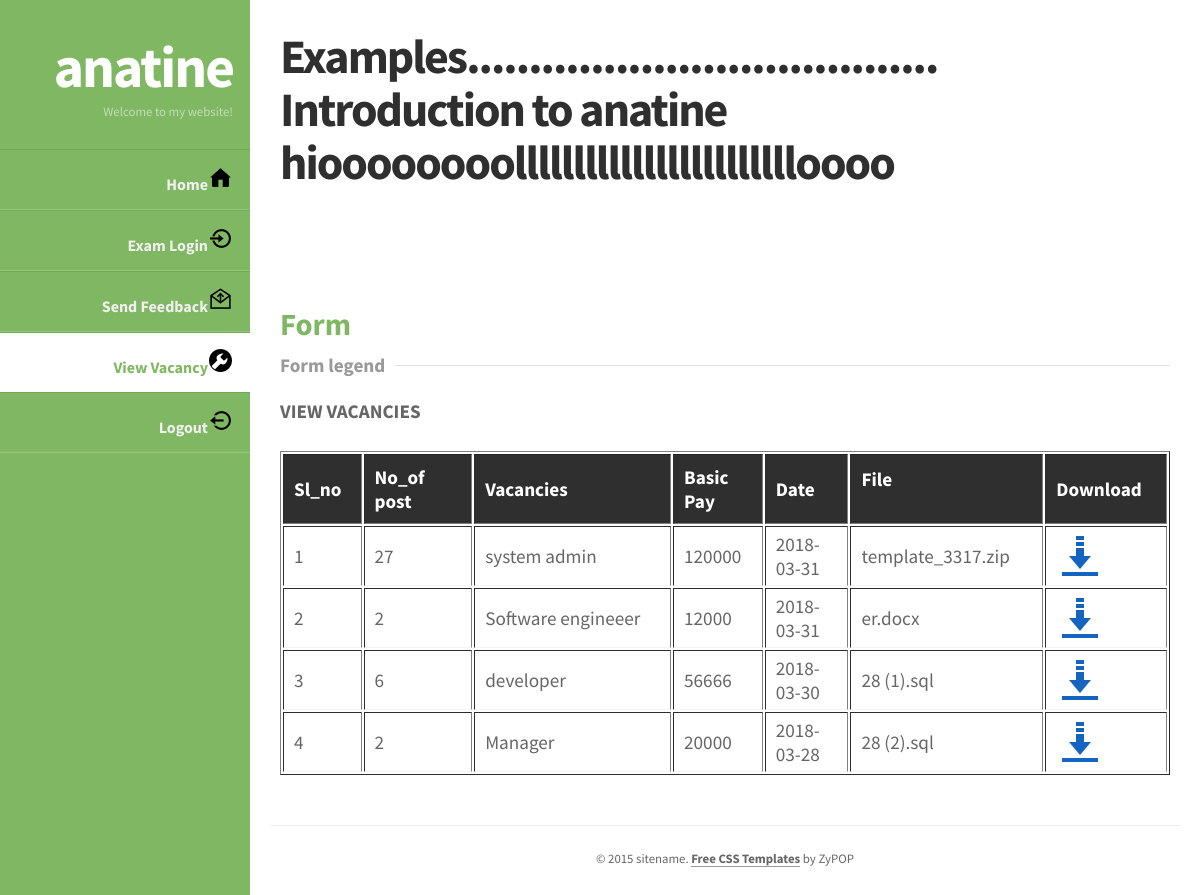
The app's page /vacancies_list.php?id=3 with its own data.
### tables this page shows
CREATE TABLE `vacancies` (
  `vid` int(11) NOT NULL AUTO_INCREMENT,
  `post` varchar(50) NOT NULL,
  `no_vacancies` int(50) NOT NULL,
  `qualification` varchar(100) NOT NULL,
  `clogid` int(10) NOT NULL,
  `vdate` varchar(20) NOT NULL,
  `basic_pay` varchar(30) NOT NULL,
  `file` varchar(200) DEFAULT NULL,
  PRIMARY KEY (`vid`)
);

### vacancies_list.php (the view, shortened to what this page needs)
<!doctype html>
<?php
$con=mysqli_connect("localhost","root","","online_examination");
$idd=$_GET['id'];
?>
<html>
<head>
<link rel="stylesheet" href="styles1.css" type="text/css" />
</head>
<body>
		<section id="body" class="width">
			<aside id="sidebar" class="column-left">
			<header>
				<h1><a href="#">anatine</a></h1>
				<h2>Welcome to my website!</h2>
			</header>
			<nav id="mainnav">
  				<ul>
                            		<li ><a href="Student_Home.php">Home<img src="Home_20px.png" width="25" height="25"></a></li>
                           		 <li ><a href="OnlineExamLogin.php">Exam Login<img src="Login Rounded Right_30px.png" width="25" height="25"></a></li>
                           		 <li><a href="send_feedback.php">Send Feedback<img src="Feedback_25px.png" width="25" height="25"></a></li>
                            		<li class="selected-item"><a href="view_vacancies_student.php">View Vacancy<img src="Job_25px.png" width="25" height="25"></a></li>
									<li><a href="login.php">Logout<img src="Logout Rounded Left_25px.png" width="25" height="25"></a></li></ul>
			</nav>
			</aside>
			<section id="content" class="column-right">
	    <article>
			<h2>Examples......................................</h2>
<h2>Introduction to anatine hioooooooolllllllllllllllllllllllloooo</h2>
				<p>&nbsp;</p>
				<p>&nbsp;</p>
				<h3>Form</h3>
				<fieldset>
					<legend>Form legend</legend>
					<form id="form1" name="form1" method="post" action="">
						 <p><strong>VIEW VACANCIES </strong></p>
     <table width="848" border="1" align="center" cellpadding="20" cellspacing="2">
    <tr>
      <th width="41"><strong>Sl_no </strong></td>
      <th width="74"><strong>No_of post</strong></td>
      <th width="152"><strong>Vacancies</strong></td>
      <th width="48"><strong>Basic Pay </strong></td>
      <th width="52"><strong>Date</strong></td>
      <th width="103"><p><strong>File</strong></p></td>
	  <th width="66">Download</th>
    </tr>
    <tr>
	<?php
$str="select * from vacancies where clogid='$idd'";
$res=mysqli_query($con,$str);
	if(mysqli_num_rows($res)>0)
	{
	$i=1;
	while($res1=mysqli_fetch_array($res))
	{
?>
      <td><?php echo $i ?></td>
      <td><?php echo $res1['no_vacancies'] ?></td>
      <td><?php echo $res1['post'] ?></td>
      <td><?php echo $res1['basic_pay'] ?></td>
	  <td><?php echo $res1['vdate'] ?></td>
      <td><?php echo $res1['file'] ?></td>
      <td><a href="files/<?php echo $res1['file']?>"><img src="Download_48px_1.png" width="48" height="48" align="middle" /></a></td>
    </tr>
	<?php $i++ ?>
	<?php } }else{  echo "No vacancies ";  } ?>
  </table>
					</form>
				</fieldset>
		</article>
			<footer class="clear">
				<p>&copy; 2015 sitename. <a href="http://zypopwebtemplates.com/">Free CSS Templates</a> by ZyPOP</p>
			</footer>
		</section>
	</section>
</body>
</html>

### styles1.css (style rules this page uses)
body { margin:0px auto; padding:0; background: #222; font-family: "Source Sans Pro","sans-serif"; font-size: 1.0em; color:#666; }
* { margin:0; padding:0; }
table { width:100%; text-align:left; }
th, td { padding:5px 10px; }
th { color:#fff; border-top:1px solid #222; background-color:#2F2F2F; }
td { border-bottom:1px solid #f4f4f4; }
p { line-height:2.0em; margin-bottom:20px; }
a { color:#6FAB4F; }
fieldset { display:block; border:none; border-top:1px solid #e0e0e0; }
fieldset legend { font-weight:bold; padding-right:10px; color:#999; }
fieldset form { padding-top:15px; }
h1 { font-size:2.4em; }
h2 { color:#2f2f2f; font-size:1.8em; font-weight:bold; padding:0 0 5px; margin:0; }
h3 { color:#80B763; font-size:1.6em; padding-bottom:10px; }
ul, ol { margin:0 0 35px 35px; }
li { padding-bottom:5px; }
.width { width:auto; margin: 0 auto; }
header { padding:30px 17px 30px; margin:0 auto; }
header h1 { text-align: right; }
header h1 a, header h1 a:hover, header h1 a:visited { color: #fff; font-size: 1.5em; text-decoration: none; letter-spacing:-2px; }
header h2 { color:#C4DDB6; text-align: right; font-size: 0.8em; font-weight: normal; padding-bottom:0; letter-spacing:0; }
section#body { padding: 0; background: #80B763; }
section#content { margin-left: 250px; padding: 20px; background-color: #fff; }
.column-left { float:left; }
.column-right { float:right; }
aside#sidebar { width:250px; position: fixed; }
nav#mainnav ul { padding: 0; margin: 0; list-style: none; }
nav#mainnav li { padding:0; border-bottom: 1px solid #99C581; border-top: 1px solid #6FAB4F; }
nav#mainnav li.selected-item { border-bottom:none; }
nav#mainnav li.selected-item a, nav#mainnav li.selected-item a:hover { color:#80B763; font-weight:bold; background: #fff; }
nav#mainnav li a { color: #f0f0f0; display: block; padding: 15px 17px; text-align: right; font-weight: bold; text-decoration: none; }
article { padding: 10px 10px 30px; font-size: 1.2em; border-bottom: 1px solid #eee; }
article h2 { padding-bottom: 0; line-height: 1.1em; letter-spacing: -2px; font-size: 2.5em; }
footer { padding:20px 0px; }
footer p { color:#666; margin:0; font-size:0.8em; text-align: center; }
footer p a { color:#666; font-weight:bold; text-decoration:none; border-bottom:1px solid #999; }
.clear:after { display: block; clear: both; visibility: hidden; line-height: 0; height: 0; }
.clear { clear: both; display: inline-block; }
.clear { display: block; }

### records on screen
vacancies: no_vacancies "27", post "system admin", basic_pay "120000", vdate "2018-03-31", file "template_3317.zip"
vacancies: no_vacancies "2", post "Software engineeer", basic_pay "12000", vdate "2018-03-31", file "er.docx"
vacancies: no_vacancies "6", post "developer", basic_pay "56666", vdate "2018-03-30", file "28 (1).sql"
vacancies: no_vacancies "2", post "Manager", basic_pay "20000", vdate "2018-03-28", file "28 (2).sql"
